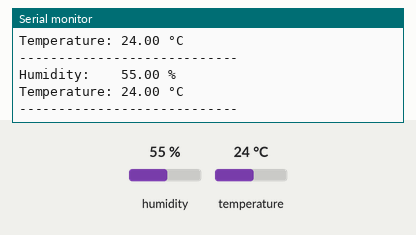
Recording of a sketch running on a simulated Arduino Uno, built with avr-gcc and run on an emulated ATmega328P. On the bench: the last lines printed to the serial monitor. The inputs (shaded band) are chosen by the test bench; at power-on: humidity 55 %, temperature 24 °C.

Above: at 4.8 s.
4.9 s: humidity set to 22 %
At 7.4 s:
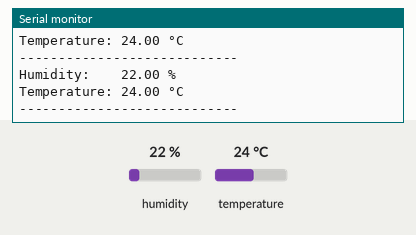
7.9 s: temperature set to 12 °C
At 9.0 s:
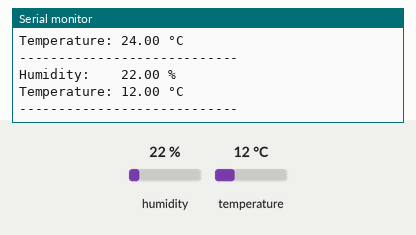
10.9 s: humidity set to 40 %
At 13.4 s:
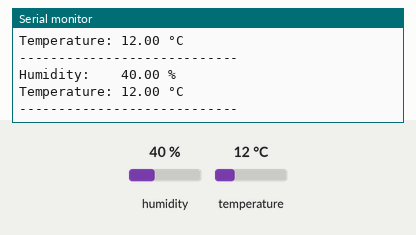
Timing chart, 0 to 14.9 s (numbered marks = the images above; inputs shaded):
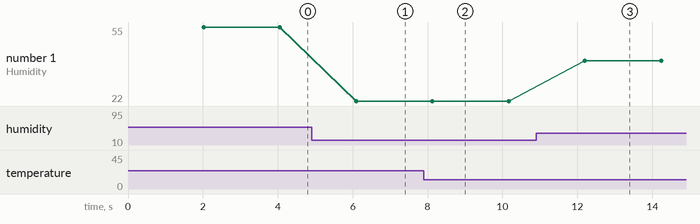

The sketch:

humidity_sensor.ino
```cpp
#include <DHT.h>

#define DHTPIN 2
#define DHTTYPE DHT11

DHT dht(DHTPIN, DHTTYPE);

void setup() {
  Serial.begin(9600);
  dht.begin();
  Serial.println("DHT11 Humidity Sensor Ready");
}

void loop() {
  delay(2000);

  float humidity    = dht.readHumidity();
  float temperature = dht.readTemperature();

  if (isnan(humidity) || isnan(temperature)) {
    Serial.println("ERROR: Failed to read from DHT11 sensor!");
    return;
  }

  Serial.print("Humidity:    ");
  Serial.print(humidity);
  Serial.println(" %");

  Serial.print("Temperature: ");
  Serial.print(temperature);
  Serial.println(" °C");
  Serial.println("----------------------------");
}
```

Measured:
- after the input at 4.9 s, the serial monitor: prints a new line after 1.2 s (image 1)
- after the input at 7.9 s, the serial monitor: prints a new line after 0.25 s (image 2)
- after the input at 10.9 s, the serial monitor: prints a new line after 1.3 s (image 3)
- plotted number 1: 55 → 22 after the input at 4.9 s, 22 → 40 after the input at 10.9 s
